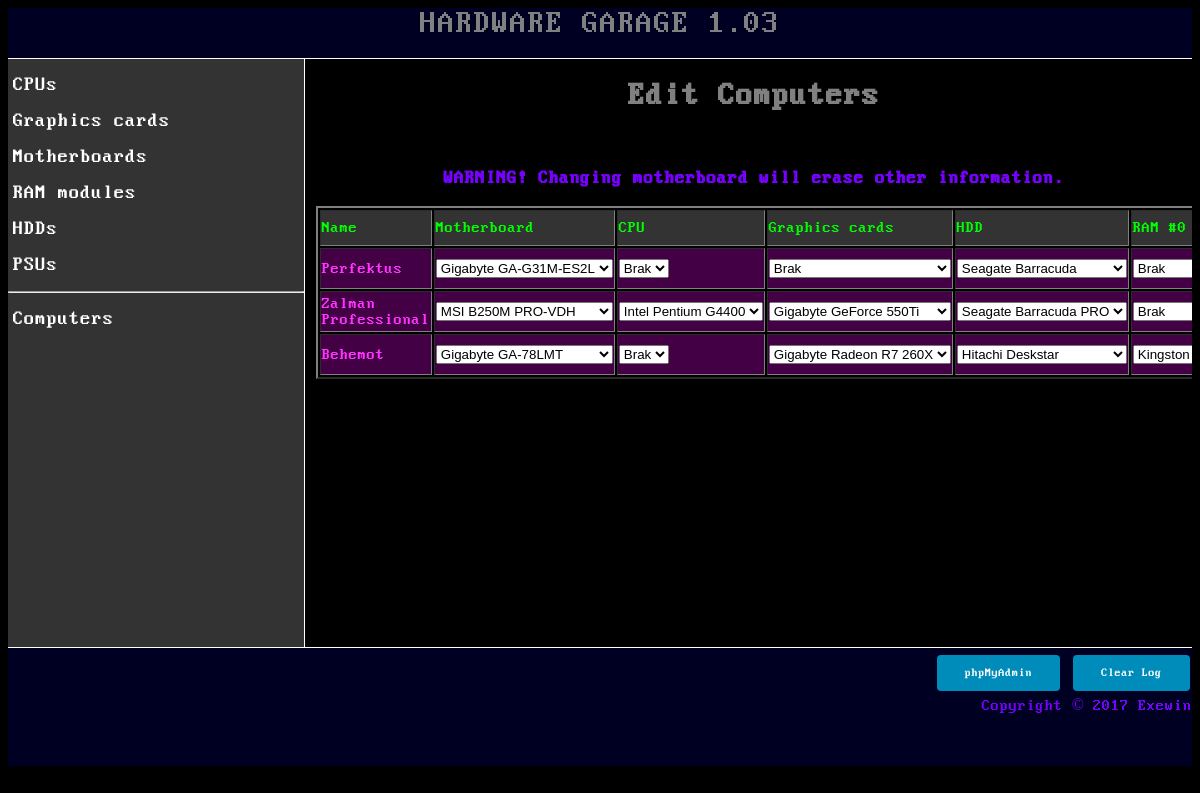
Screenshot of /komp_edit.php with the database file from the repository.
### tables this page shows
CREATE TABLE `komputer` (
  `id` int(11) NOT NULL,
  `nazwa` varchar(30) NOT NULL,
  `plyta_id` int(11) NOT NULL,
  `cpu_id` int(11) NOT NULL,
  `gpu_id` int(11) NOT NULL,
  `hdd_id` int(11) NOT NULL,
  `ram0_id` int(11) NOT NULL,
  `ram1_id` int(11) NOT NULL,
  `ram2_id` int(11) NOT NULL,
  `ram3_id` int(11) NOT NULL,
  `psu_id` int(11) NOT NULL,
  `img` text
);

CREATE TABLE `mobo` (
  `id` int(11) NOT NULL,
  `producent` varchar(30) NOT NULL,
  `model` varchar(30) NOT NULL,
  `gniazdo` varchar(30) NOT NULL,
  `pci` tinyint(1) NOT NULL,
  `agp` tinyint(1) NOT NULL,
  `pcie` tinyint(1) NOT NULL,
  `ata` tinyint(1) NOT NULL,
  `sata` tinyint(1) NOT NULL,
  `ramtyp` varchar(10) NOT NULL,
  `ramilosc` tinyint(4) NOT NULL,
  `img` text
);

CREATE TABLE `hdd` (
  `id` int(11) NOT NULL,
  `producent` varchar(30) NOT NULL,
  `model` varchar(30) NOT NULL,
  `interfejs` varchar(10) NOT NULL,
  `pojemnosc` int(11) NOT NULL,
  `img` text
);

CREATE TABLE `cpu` (
  `id` int(11) NOT NULL,
  `producent` varchar(30) NOT NULL,
  `model` varchar(30) NOT NULL,
  `rdzenie` tinyint(4) NOT NULL,
  `watki` tinyint(4) NOT NULL,
  `taktowanie` smallint(6) NOT NULL,
  `gniazdo` varchar(30) NOT NULL,
  `architektura` varchar(15) NOT NULL,
  `img` text
);

CREATE TABLE `gpu` (
  `id` int(11) NOT NULL,
  `producent` varchar(30) NOT NULL,
  `model` varchar(30) NOT NULL,
  `pamiec` int(11) NOT NULL,
  `zlacze` varchar(30) NOT NULL,
  `dsub` tinyint(1) NOT NULL,
  `dvi` tinyint(1) NOT NULL,
  `hdmi` tinyint(1) NOT NULL,
  `producentgpu` varchar(30) NOT NULL,
  `img` text
);

CREATE TABLE `ram` (
  `id` int(11) NOT NULL,
  `producent` varchar(30) NOT NULL,
  `model` varchar(30) NOT NULL,
  `typ` varchar(15) NOT NULL,
  `pamiec` int(11) NOT NULL,
  `img` text
);

### komp_edit.php (the view, shortened to what this page needs)
<html>
<head>
</head>
<body>
<?php
include 'title.php';
include 'menu.php';
$con=mysqli_connect('localhost','root','','hardware');
$ramammount=0;
?>
<div class="edit">
<center>
<h1><a href="komp.php">Edit Computers</a></h1>
<br/>
<table border=2px>
<h3>WARNING! Changing motherboard will erase other information.</h3>
<thead><tr><td>Name</td><td>Motherboard</td><td>CPU</td><td>Graphics cards</td><td>HDD</td><td>RAM #0</td><td>RAM #1</td><td>RAM #2</td><td>RAM #3</td><td>PSU</td><td>Delete element</td></tr></thead>
<?php
if($con)
{
	$query = mysqli_query($con,"SELECT * FROM komputer");
	while($row = mysqli_fetch_row($query))
	{
		$curid=$row[0];
		echo "<tr style='background-color:#404; color:#f3f';> ";
		echo "<td>$row[1]</td>";
		$query6 = mysqli_query($con,"SELECT plyta_id FROM komputer WHERE id='$curid'");
		while($row2 = mysqli_fetch_row($query6))
		{
			if($row2!=0)
			{
				$query5 = mysqli_query($con,"SELECT ramilosc FROM mobo WHERE id = '$row[2]'");
				while($row3 = mysqli_fetch_row($query5))
				{
					$ramammount=$row3[0];
				}
			}
			else
			{
				$ramammount=0;
			}
		}
		for($i=0;$i<9;$i++)
		{
			echo "<form method='POST'><input style='display:none' type='text' name='id' value='$row[0]'/>";
			if($i==0)
			{
				echo "<td><select name='mobo' onchange='this.form.submit()'>";
				$query2 = mysqli_query($con,"SELECT id,producent,model FROM mobo");
			}
			else if($i==1)
			{
				echo "<td><select name='cpu' onchange='this.form.submit()'>";
				$query2 = mysqli_query($con,
				"SELECT
					 t1.id, t1.producent, t1.model
				FROM
					 cpu AS t1,
					 mobo AS t2,
					 komputer AS t3
				WHERE
					 t1.gniazdo = t2.gniazdo
				AND  t2.id = t3.plyta_id
				AND  t3.id = '$curid'
				");
			}
			else if($i==2)
			{
				echo "<td><select name='gpu' onchange='this.form.submit()'>";
				$query2 = mysqli_query($con,
				"SELECT
					 t1.id, t1.producent, t1.model
				FROM
					 gpu AS t1,
					 mobo AS t2,
					 komputer AS t3
				WHERE
					 t1.zlacze = 'PCI' AND t2.pci = 1 AND t2.id = t3.plyta_id  AND  t3.id = '$curid'
                     OR
                     t1.zlacze = 'AGP' AND t2.agp = 1 AND t2.id = t3.plyta_id  AND  t3.id = '$curid'
                     OR
                     t1.zlacze = 'PCIE' AND t2.pcie = 1 AND t2.id = t3.plyta_id  AND  t3.id = '$curid'
				");
			}
			else if($i==3)
			{
				echo "<td><select name='hdd' onchange='this.form.submit()'>";
				$query2 = mysqli_query($con,
				"SELECT
					 t1.id, t1.producent, t1.model
				FROM
					 hdd AS t1,
					 mobo AS t2,
					 komputer AS t3
				WHERE
					 t1.interfejs = 'ATA' AND t2.ata = 1 AND t2.id = t3.plyta_id  AND  t3.id = '$curid'
                     OR
                     t1.interfejs = 'SATA' AND t2.sata = 1 AND t2.id = t3.plyta_id  AND  t3.id = '$curid'
				");
			}
			else if($i==8)
			{
				echo "<td><select name='psu' onchange='this.form.submit()'>";
				$query2 = mysqli_query($con,"SELECT id,producent,model FROM psu");
			}
			else if($i<8&&$ramammount>($i-4))
			{
				$query2 = mysqli_query($con,
				"SELECT
					 t1.id, t1.producent, t1.model
				FROM
					 ram AS t1,
					 mobo AS t2,
					 komputer AS t3
				WHERE
					 t1.typ = 'SDR' AND t2.ramtyp = 'SDR' AND t2.id = t3.plyta_id  AND  t3.id = '$curid'
                     OR
                     t1.typ = 'DDR' AND t2.ramtyp = 'DDR' AND t2.id = t3.plyta_id  AND  t3.id = '$curid'
                     OR
                     t1.typ = 'DDR2' AND t2.ramtyp = 'DDR2' AND t2.id = t3.plyta_id  AND  t3.id = '$curid'
                     OR
					 t1.typ = 'DDR3' AND t2.ramtyp = 'DDR3' AND t2.id = t3.plyta_id  AND  t3.id = '$curid'
                     OR
                     t1.typ = 'DDR4' AND t2.ramtyp = 'DDR4' AND t2.id = t3.plyta_id  AND  t3.id = '$curid'
				");
				echo "<td><select name='"."ram".($i-4)."' onchange='this.form.submit()'>";
			}
			else
				echo "<td>Slot nie istnieje</td>";
			if($i<8&&$ramammount<=($i-4))
			echo "";
			else
			echo "<option value=0>Brak</option>";
			while($row2 = mysqli_fetch_row($query2))
			{
				echo "<option value='$row2[0]'";
				if ($row[2+$i] == $row2[0])
				{
						echo " selected ";
				}
				echo ">$row2[1] $row2[2]</option>";
			}
			echo "</select></form></td>";
		}
		echo "<td><center><form method='POST'><button type='submit' name='delete' value='$row[0]'>Delete</button></form></center></td></tr>";
	}
}
else
	echo 'Database error.';
?>
</table>
</center>
</div>
<?php
include 'footer.php';
?>
</body>
</html>

### title.php
<html>
<div class="titleClass">
<a href="index.php">HARDWARE GARAGE 1.03</a>
</div>
</html>

### menu.php
<html>
<div class="menu">
<p><a href="cpu.php">CPUs</a></p>
<p><a href="gpu.php">Graphics cards</a></p>
<p><a href="mobo.php">Motherboards</a></p>
<p><a href="ram.php">RAM modules</a></p>
<p><a href="hdd.php">HDDs</a></p>
<p><a href="psu.php">PSUs</a></p>
<hr/>
<p><a href="komp.php">Computers</a></p>
</div>
</html>

### footer.php
<html>
<div class="footer">
<br/>
<a href="phpmyadmin" target="_blank">phpMyAdmin</a>
<a href="clearlogs.php">Clear Log</a>
<br/>
<br/>
Copyright © 2017 Exewin
<br/>
</div>
</html>

### style/style.css (style rules this page uses)
body { background-color:#000; color:#70f; font-family:BiosFont; }
a { text-decoration:none; color:gray; }
.titleClass { background-color:#002; font-size:200%; text-align:center; width:100%; height:50px; border-bottom: 1px solid #fff; }
.titleClass a { text-decoration:none; }
.menu { background-color:#333; min-width:25%; min-height:75%; border-right: 1px solid #fff; float:left; overflow:auto; display:block; position:relative; }
.menu a { font-size: 20px; text-decoration:none; color:white; }
.menu p { padding-left:5px; }
.show, .dane, .edit, .home { float:right; width:74%; height:75%; overflow-y:scroll; }
.footer { background-color:#002; clear:both; text-align:right; width:100%; height:15%; border-top: 1px solid #fff; }
.footer a { background-color: #008CBA; font-size: 12px; padding: 12px 28px; margin:2px; border-radius: 4px; text-decoration:none; color:white; }
thead { color:#0f0; background-color:#333; }

### rows the page displays
komputer: nazwa "Perfektus", mobo "Gigabyte GA-G31M-ES2L", cpu "Brak", gpu "Brak", hdd "Seagate Barracuda", ram0 "Brak"
komputer: nazwa "Zalman Professional", mobo "MSI B250M PRO-VDH", cpu "Intel Pentium G4400", gpu "Gigabyte GeForce 550Ti", hdd "Seagate Barracuda PRO", ram0 "Brak"
komputer: nazwa "Behemot", mobo "Gigabyte GA-78LMT", cpu "Brak", gpu "Gigabyte Radeon R7 260X", hdd "Hitachi Deskstar", ram0 "Kingston HyperX"
